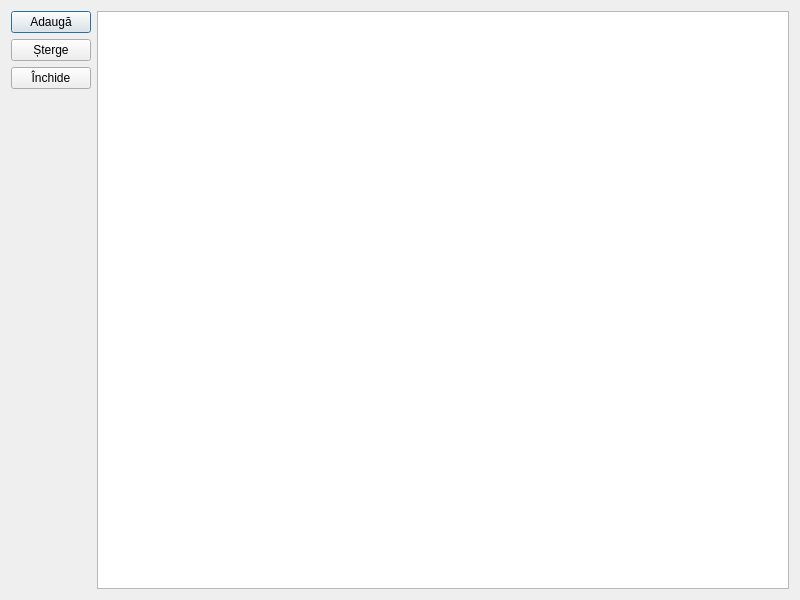
<?xml version="1.0" encoding="UTF-8"?>
<ui version="4.0">
 <class>ClassifierInvestigations</class>
 <widget class="QDialog" name="ClassifierInvestigations">
  <property name="geometry">
   <rect>
    <x>0</x>
    <y>0</y>
    <width>800</width>
    <height>600</height>
   </rect>
  </property>
  <property name="windowTitle">
   <string>Dialog</string>
  </property>
  <layout class="QGridLayout" name="gridLayout">
   <item row="0" column="0">
    <layout class="QVBoxLayout" name="verticalLayout">
     <item>
      <widget class="QPushButton" name="btnAdd">
       <property name="text">
        <string>Adaugă</string>
       </property>
      </widget>
     </item>
     <item>
      <widget class="QPushButton" name="btnMarkDeletion">
       <property name="text">
        <string>Șterge</string>
       </property>
      </widget>
     </item>
     <item>
      <widget class="QPushButton" name="btnClose">
       <property name="text">
        <string>Închide</string>
       </property>
      </widget>
     </item>
     <item>
      <spacer name="verticalSpacer">
       <property name="orientation">
        <enum>Qt::Vertical</enum>
       </property>
       <property name="sizeHint" stdset="0">
        <size>
         <width>20</width>
         <height>40</height>
        </size>
       </property>
      </spacer>
     </item>
    </layout>
   </item>
   <item row="0" column="1">
    <widget class="QTableView" name="tableView"/>
   </item>
  </layout>
 </widget>
 <resources/>
 <connections/>
</ui>
